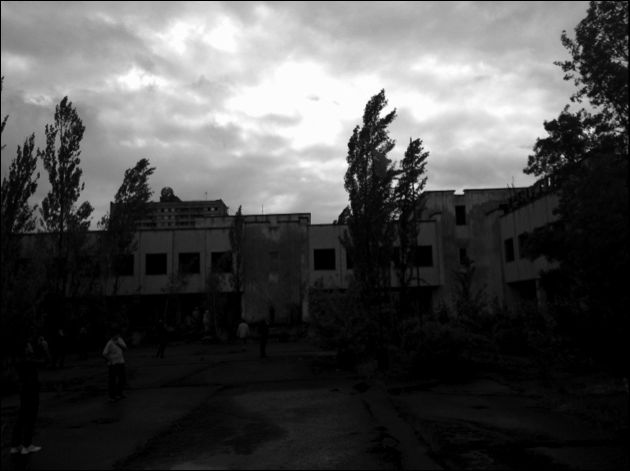
#> input picture DigitalImageProcess/dip_test3/dark.jpg, 630 x 471 px
$ python task1.py
#> lines starting #> are read from the running program, lines starting #| are printed output that depends on the picture
# 实现gamma变换
import cv2 as cv
import numpy as np


# gamma变换，不使用查找表
def gamma_transform(img, gamma):
    return np.clip((img / 255.0) ** gamma * 255.0, 0, 255).astype(np.uint8)


# gamma变换，使用查找表
def gamma_transform_with_lut(img, gamma):

    # 创建lut
    lut = np.array([((i / 255.0) ** gamma) * 255 for i in np.arange(0, 256)]).astype(
        "uint8"
    )

    return cv.LUT(img, lut)


output_path1 = "../dark_gamma.jpg"
output_path2 = "../light_gamma.tif"

img1 = cv.imread("../dark.jpg")
#> img1 is the input picture: shape (471, 630, 3); min 0, max 255, mean 77
img2 = cv.imread("../light.tif")
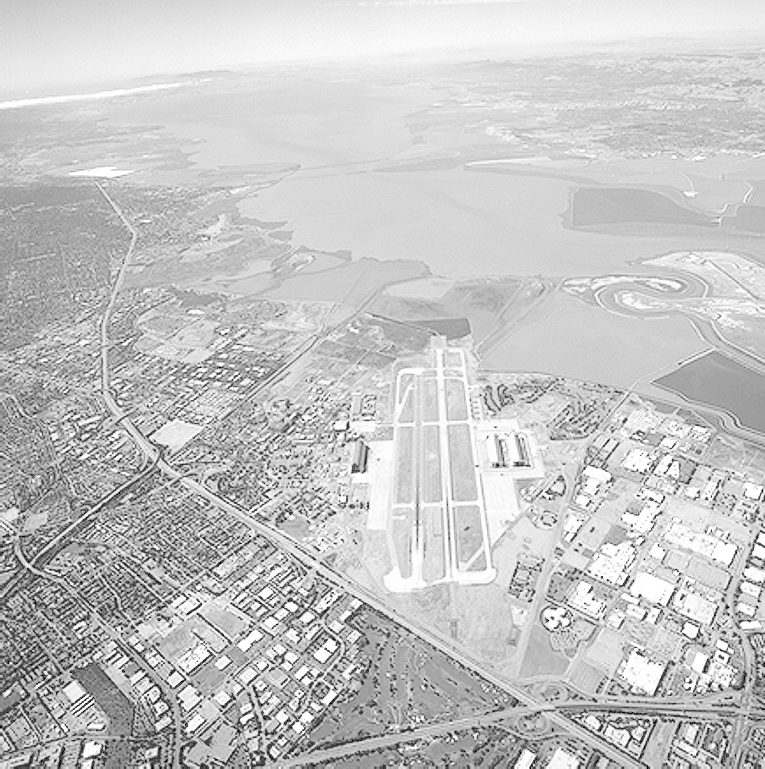
#> input picture DigitalImageProcess/dip_test3/light.tif, 765 x 769 px
#> img2 is the input picture: shape (769, 765, 3); min 0, max 255, mean 197.1

# img1_gamma = gamma_transform(img1, 0.5)
# img1_gamma = gamma_transform_with_lut(img1, 0.5)
img2_gamma = gamma_transform_with_lut(img2, 3)
#> in gamma_transform_with_lut, `return cv.LUT(img, lut)`:
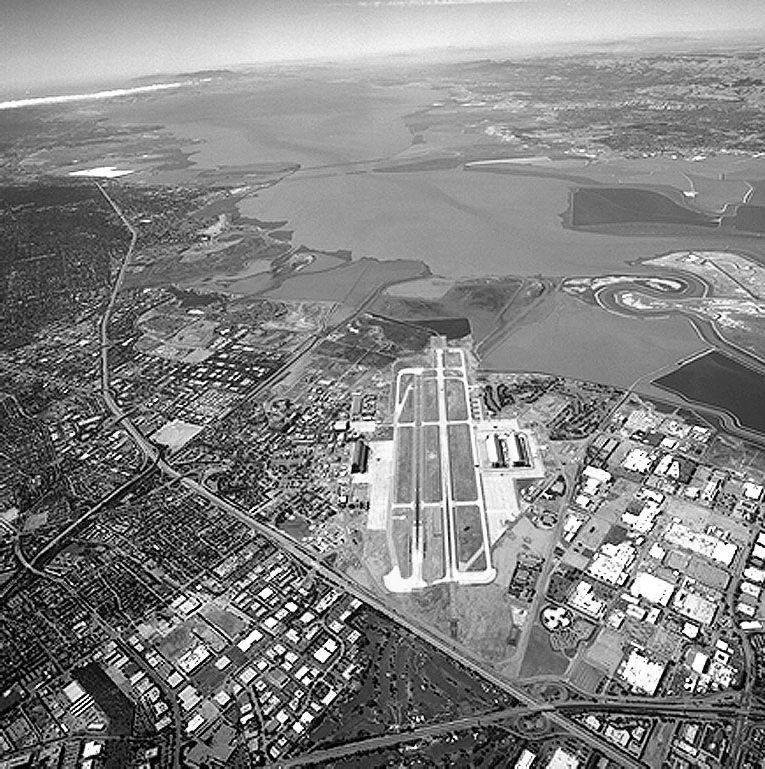
#> returned value: shape (769, 765, 3); min 0, max 255, mean 131

cv.imwrite(output_path2, img2_gamma)
cv.imshow("res", img2_gamma)
cv.waitKey(0)
cv.destroyAllWindows()
